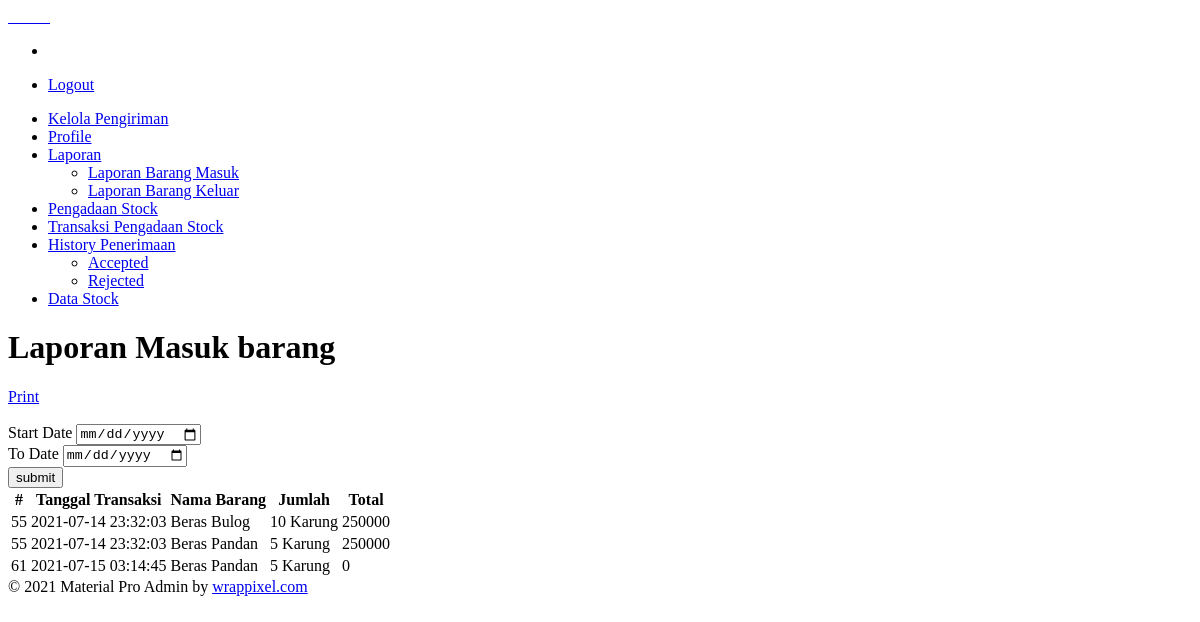
Page /gudang/index.php?page=laporanmasuk (signed in) on the earlier database version.
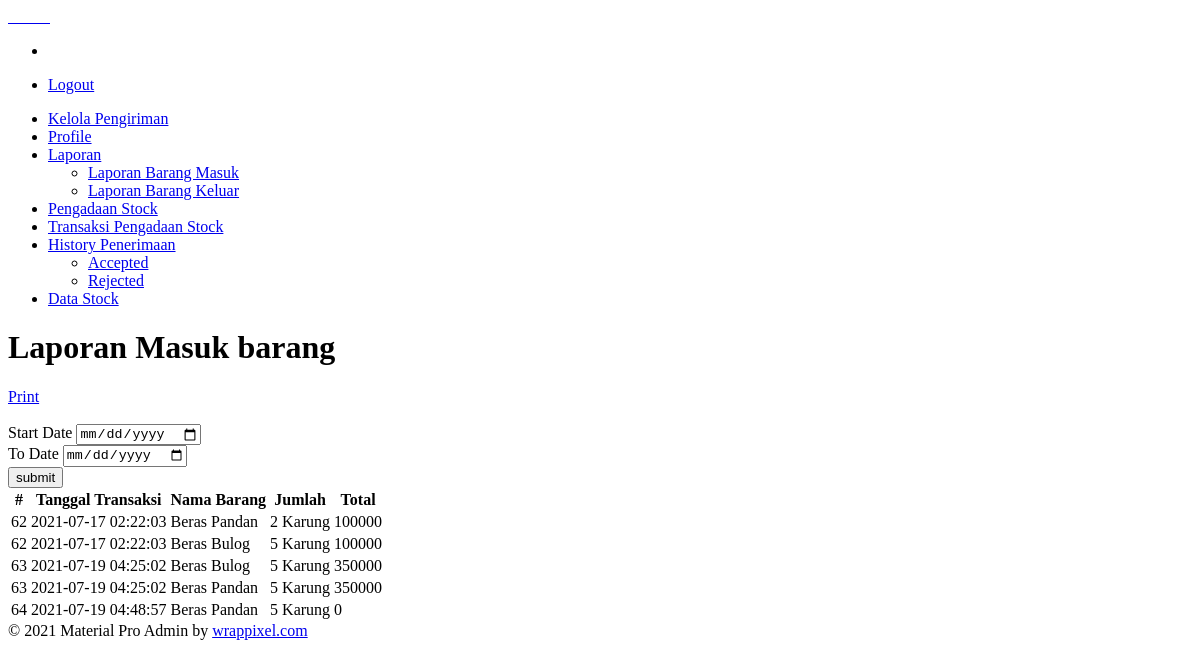
Same page on the later database version.
### tables this page shows
CREATE TABLE `tb_pengadaan_stock_detail` (
  `id` int(11) NOT NULL,
  `id_pengadaan_stock` int(11) NOT NULL,
  `id_item` varchar(40) NOT NULL,
  `harga` double NOT NULL,
  `qty` int(11) NOT NULL,
  `appproved_by` varchar(40) DEFAULT NULL,
  `status` varchar(20) DEFAULT NULL,
  `is_rejected` tinyint(2) DEFAULT NULL,
  `qty_rejected` int(100) DEFAULT NULL
);

CREATE TABLE `tb_pengadaan_stock` (
  `Id` int(11) NOT NULL,
  `tanggal_transaksi` datetime DEFAULT CURRENT_TIMESTAMP,
  `Total` double DEFAULT NULL,
  `is_approve` tinyint(1) DEFAULT NULL,
  `supplier_nohp` varchar(40) NOT NULL,
  `no_po` varchar(20) NOT NULL,
  `status` int(11) DEFAULT NULL
);

CREATE TABLE `tb_barang` (
  `Id_barang` int(11) NOT NULL,
  `Nama_barang` varchar(40) NOT NULL,
  `stock` int(11) DEFAULT NULL,
  `harga_beli` double NOT NULL,
  `harga` double NOT NULL,
  `gambar` varchar(100) DEFAULT NULL
);

### gudang/laporan/laporanmasuk.php (the view, shortened to what this page needs)
<?php
    $startDate=null;
    $toDate=null;
    if($startDate && $toDate){
        $urlPrint="http://localhost/ricemil/document/index.php?template=laporanmasuk&startDate=$startDate&toDate=$toDate";
    }else{
        $urlPrint="http://localhost/ricemil/document/index.php?template=laporanmasuk&startDate=";
    }
?>
<h1>Laporan Masuk barang</h1>
<a href="<?php echo $urlPrint ?>" target="_blank" class="btn btn-primary" type="button">
    Print
</a>
<br>
<br>
<div id="collapseExample">
  <div class="card card-body">
  <form action="" method='POST'>
    <div class="row">
        <div class="col-md-5">
            <label for="startDate">Start Date</label>
            <input type="date" class='form-control' name='startDate' value="<?= $startDate ?>">
        </div>
        <div class="col-md-5">
            <label for="startDate">To Date</label>
            <input type="date" class='form-control' name='toDate' value="<?= $toDate ?>">
        </div>
        <div class="col-md-2">
            <input type="submit" value="submit" class='form-control btn-info' name='submit' >
        </div>
    </div>
  </form>
  </div>
</div>
<table class="table user-table">
    <thead>
        <tr>
            <th class="border-top-0">#</th>
            <th class="border-top-0">Tanggal Transaksi</th>
            <th class="border-top-0">Nama Barang</th>
            <th class="border-top-0">Jumlah</th>
            <th class="border-top-0">Total</th>
        </tr>
    </thead>
    <tbody>
        <?php
        if($startDate && $toDate){
            $query = "SELECT * FROM tb_pengadaan_stock_detail TPSD
                    LEFT JOIN tb_pengadaan_stock TPS ON TPS.Id=TPSD.id_pengadaan_stock
                    LEFT JOIN tb_barang TB ON TB.Id_barang=TPSD.id_item
                    WHERE DATE(TPS.tanggal_transaksi) BETWEEN '$startDate' AND '$toDate'";
        }else{
            $query = "SELECT * FROM tb_pengadaan_stock_detail TPSD
                        LEFT JOIN tb_pengadaan_stock TPS ON TPS.Id=TPSD.id_pengadaan_stock
                        LEFT JOIN tb_barang TB ON TB.Id_barang=TPSD.id_item";
        }
        $result = mysqli_query($conn, $query);
        while ($row = mysqli_fetch_assoc($result)) {
        ?>
            <tr>
                <td><?php echo $row['Id'] ?></td>
                <td><?php echo $row['tanggal_transaksi'] ?></td>
                <td><?php echo $row['Nama_barang'] ?></td>
                <td><?php echo $row['qty'] ?> Karung</td>
                <td><?php echo $row['Total'] ?></td>
            </tr>
        <?php
        }
        ?>
    </tbody>
</table>

Differences in the rows shown:
removed tb_pengadaan_stock_detail: id_pengadaan_stock.Id "55", id_pengadaan_stock.tanggal_transaksi "2021-07-14 23:32:03", tb_barang.Nama_barang "Beras Bulog", qty "10", id_pengadaan_stock.Total "250000"
removed tb_pengadaan_stock_detail: id_pengadaan_stock.Id "55", id_pengadaan_stock.tanggal_transaksi "2021-07-14 23:32:03", tb_barang.Nama_barang "Beras Pandan", qty "5", id_pengadaan_stock.Total "250000"
removed tb_pengadaan_stock_detail: id_pengadaan_stock.Id "61", id_pengadaan_stock.tanggal_transaksi "2021-07-15 03:14:45", tb_barang.Nama_barang "Beras Pandan", qty "5", id_pengadaan_stock.Total "0"
added tb_pengadaan_stock_detail: id_pengadaan_stock.Id "62", id_pengadaan_stock.tanggal_transaksi "2021-07-17 02:22:03", tb_barang.Nama_barang "Beras Pandan", qty "2", id_pengadaan_stock.Total "100000"
added tb_pengadaan_stock_detail: id_pengadaan_stock.Id "62", id_pengadaan_stock.tanggal_transaksi "2021-07-17 02:22:03", tb_barang.Nama_barang "Beras Bulog", qty "5", id_pengadaan_stock.Total "100000"
added tb_pengadaan_stock_detail: id_pengadaan_stock.Id "63", id_pengadaan_stock.tanggal_transaksi "2021-07-19 04:25:02", tb_barang.Nama_barang "Beras Bulog", qty "5", id_pengadaan_stock.Total "350000"
added tb_pengadaan_stock_detail: id_pengadaan_stock.Id "63", id_pengadaan_stock.tanggal_transaksi "2021-07-19 04:25:02", tb_barang.Nama_barang "Beras Pandan", qty "5", id_pengadaan_stock.Total "350000"
added tb_pengadaan_stock_detail: id_pengadaan_stock.Id "64", id_pengadaan_stock.tanggal_transaksi "2021-07-19 04:48:57", tb_barang.Nama_barang "Beras Pandan", qty "5", id_pengadaan_stock.Total "0"
